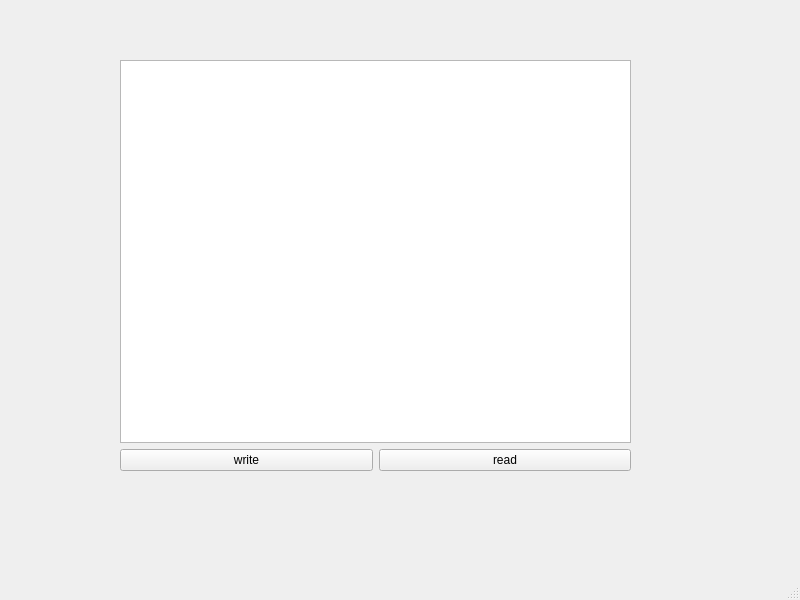
<?xml version="1.0" encoding="UTF-8"?>
<ui version="4.0">
 <class>MainWindow</class>
 <widget class="QMainWindow" name="MainWindow">
  <property name="geometry">
   <rect>
    <x>0</x>
    <y>0</y>
    <width>800</width>
    <height>600</height>
   </rect>
  </property>
  <property name="windowTitle">
   <string>MainWindow</string>
  </property>
  <widget class="QWidget" name="centralwidget">
   <widget class="QWidget" name="">
    <property name="geometry">
     <rect>
      <x>120</x>
      <y>60</y>
      <width>511</width>
      <height>411</height>
     </rect>
    </property>
    <layout class="QVBoxLayout" name="verticalLayout">
     <item>
      <widget class="QPlainTextEdit" name="plainTextEdit"/>
     </item>
     <item>
      <layout class="QHBoxLayout" name="horizontalLayout">
       <item>
        <widget class="QPushButton" name="pushButton">
         <property name="text">
          <string>write</string>
         </property>
        </widget>
       </item>
       <item>
        <widget class="QPushButton" name="pushButton_2">
         <property name="text">
          <string>read</string>
         </property>
        </widget>
       </item>
      </layout>
     </item>
    </layout>
   </widget>
  </widget>
  <widget class="QMenuBar" name="menubar">
   <property name="geometry">
    <rect>
     <x>0</x>
     <y>0</y>
     <width>800</width>
     <height>30</height>
    </rect>
   </property>
  </widget>
  <widget class="QStatusBar" name="statusbar"/>
 </widget>
 <resources/>
 <connections/>
</ui>
